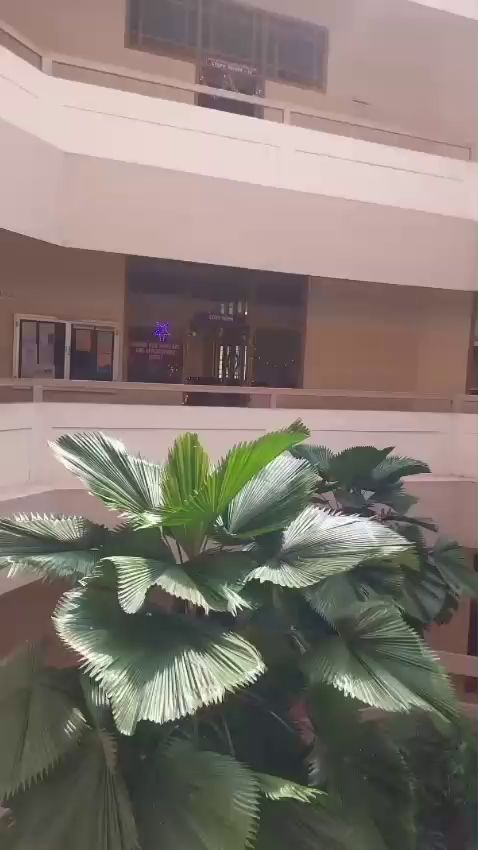
#> input picture backend/output_description/vlm_analysis/keyframes/Sample.mp4_frame_0.jpg, 478 x 850 px
$ python -i vlm_analyzer.py   (imports and definitions only)
#> lines starting #> are read from the running program, lines starting #| are printed output that depends on the picture
import os
import cv2
from pathlib import Path
import base64
import requests
import tempfile
from typing import List, Dict, Optional
import time
import re
import numpy as np

from my_supabase_helper import insert_keyframe, insert_description, fetch_keyframes, description_exists

# ---------------------------
# CONFIG
# ---------------------------
FRAME_DIR = "output_description/vlm_analysis/keyframes"
INPUT_VIDEO_DIR = "input_videos"

# [1 line not run here, left out]

OLLAMA_HOST = "http://localhost:11434"
MODEL_NAME = "moondream"

PREPROCESS_SIZE = (640, 480)
DENOISE_STRENGTH = 5


# ---------------------------
# SIMPLE SCENE CHANGE DETECTOR
# (fixes clip_id issue)
# ---------------------------
# [8 lines left out: function detect_scene_change, not called in this run]


# ---------------------------
# PREPROCESS IMAGE
# ---------------------------
def preprocess_image(img_bytes: bytes) -> bytes:

    try:
        nparr = np.frombuffer(img_bytes, np.uint8)
        img = cv2.imdecode(nparr, cv2.IMREAD_COLOR)
#> img is the input picture: shape (850, 478, 3); mean B, G, R 113.9, 121.3, 132

        if img is None:
            return img_bytes

        img = cv2.resize(img, PREPROCESS_SIZE, interpolation=cv2.INTER_AREA)
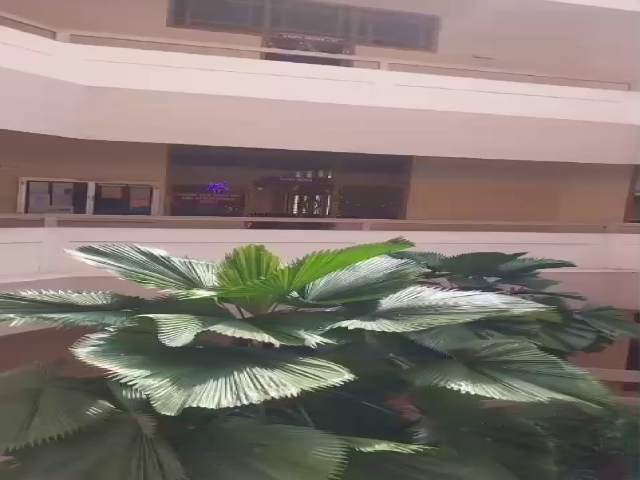
#> img: shape (480, 640, 3); mean B, G, R 113.8, 121.2, 131.9
        img = cv2.cvtColor(img, cv2.COLOR_BGR2RGB)

        img = cv2.fastNlMeansDenoisingColored(
            img, None,
            h=DENOISE_STRENGTH,
            hColor=DENOISE_STRENGTH,
            templateWindowSize=7,
            searchWindowSize=21
        )

        img = cv2.cvtColor(img, cv2.COLOR_RGB2BGR)

        success, buffer = cv2.imencode('.jpg', img, [cv2.IMWRITE_JPEG_QUALITY, 85])

        if not success:
            return img_bytes

        return buffer.tobytes()

    except Exception as e:
        print(f"⚠ Preprocessing error: {e}")
        return img_bytes


# ---------------------------
# DOWNLOAD IMAGE
# ---------------------------
# [12 lines left out: function download_image_to_temp, not called in this run]


# ---------------------------
# GENERATE DESCRIPTION
# ---------------------------
def generate_description(frame_path: str) -> Optional[str]:

    try:

        if frame_path.startswith("http://") or frame_path.startswith("https://"):

            resp = requests.get(frame_path, timeout=30)

            if resp.status_code != 200:
                print(f"❌ Cannot download frame → {frame_path}")
                return None

            img_bytes = resp.content

        else:

            if not os.path.exists(frame_path):
                print(f"❌ Missing frame: {frame_path}")
                return None

            with open(frame_path, "rb") as f:
                img_bytes = f.read()

        img_bytes = preprocess_image(img_bytes)

        img_b64 = base64.b64encode(img_bytes).decode("utf-8")

        payload = {
            "model": MODEL_NAME,
            "prompt": "Describe this image in detail.",
            "images": [img_b64],
            "stream": False
        }

        # retry logic for Ollama
        for attempt in range(3):

            try:

                response = requests.post(
                    f"{OLLAMA_HOST}/api/generate",
                    json=payload,
                    timeout=180
                )

                if response.status_code != 200:
                    print("❌ Ollama returned error:", response.text)
                    return None

                result = response.json()
                print("🧠 Ollama response received")

                return result.get("response", "").strip()

            except requests.exceptions.RequestException:

                print(f"⚠ Ollama retry {attempt+1}")
                time.sleep(3)

        return None

    except Exception as e:
        print(f"❌ Ollama error for {frame_path}: {e}")
        return None


# ---------------------------
# EXTRACT KEYFRAMES
# ---------------------------
# [133 lines left out: functions extract_keyframes, process_video, not called in this run]


# ---------------------------
# MAIN
# ---------------------------
# [21 lines not run here, left out]

#> (the run stopped early here; a loop or call above may not have finished)
